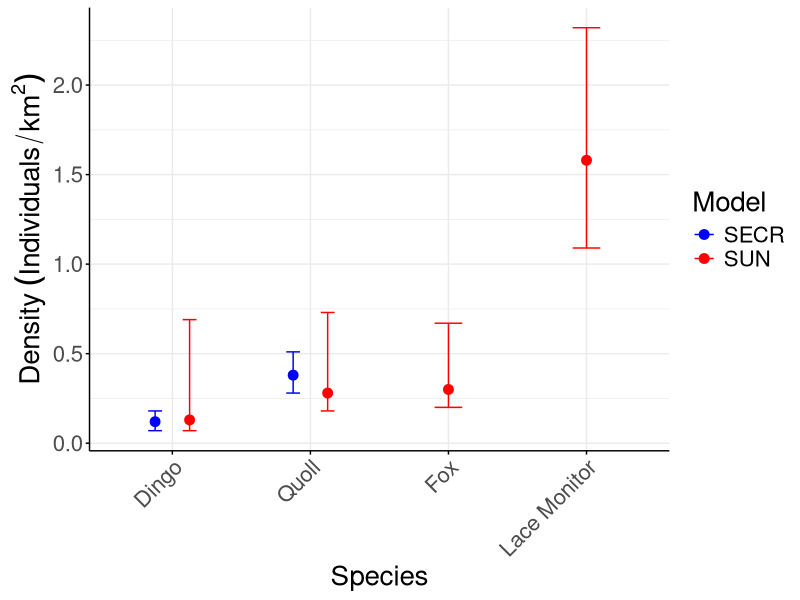

Generate this figure with R:
library(ggplot2)

#Density estimate plot results

Density <- c(0.12,0.38,0.13,0.28,0.30,1.58)
LCI <- c(0.07,0.28,0.07,0.18,0.2,1.09)
UCI <- c(0.18,0.51,0.69,0.73,0.67,2.32)

Species <- c("Dingo","Quoll","Dingo","Quoll","Fox","Lace Monitor")
ModelType <- c("SECR","SECR","SUN","SUN","SUN","SUN")

Densityestimates <- data.frame(cbind(Density,LCI,UCI,Species,ModelType))

Densityestimates$Density <- as.numeric(Densityestimates$Density)
Densityestimates$LCI <- as.numeric(Densityestimates$LCI)
Densityestimates$UCI <- as.numeric(Densityestimates$UCI)
Densityestimates$Species <- factor(Densityestimates$Species, levels = c("Dingo", "Quoll","Fox","Lace Monitor"))
Densityestimates$ModelType <- factor(Densityestimates$ModelType, levels = c("SECR","SUN"))


densityplotests <- ggplot(Densityestimates, aes(x = Species, y = Density, color = ModelType)) +
  geom_point(position = position_dodge(width = 0.5),size = 3)+ 
  geom_errorbar(aes(ymin = LCI, ymax = UCI),position = position_dodge(width = 0.5), width = 0.2) +
  scale_color_manual(values = c("SECR" = "blue", "SUN" = "red")) +  # Set colors
  theme_minimal() +  # Use a minimal theme
  labs(x = "Species", y = expression(Density~(Individuals/km^2)), color = "Model") +  # Labels
  theme(axis.title = element_text(size = 20),       
              axis.title.y = element_text(vjust = 0.5),
              legend.title = element_text(size = 20),
              legend.text = element_text(size = 16),
              axis.text.x = element_text(size = 16,angle=45,hjust=1),
              axis.text.y = element_text(size = 16),
              panel.background = element_blank(),      # Remove background panel
              axis.ticks.x = element_line(size = 0.5),
              axis.ticks.y = element_line(size = 0.5),
              axis.line.x = element_line(color = "black", size = 0.5), # Add x-axis line
              axis.line.y = element_line(color = "black", size = 0.5)) # Add y-axis line))


#plot

##
png("Figures/Density Estimates.png", width = 10, height = 7, res= 300, units = "in")

densityplotests
dev.off()

